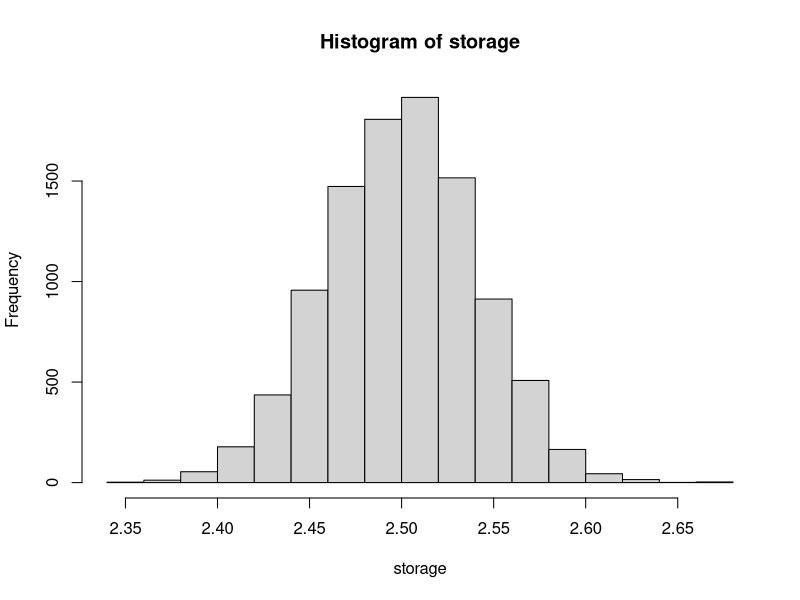
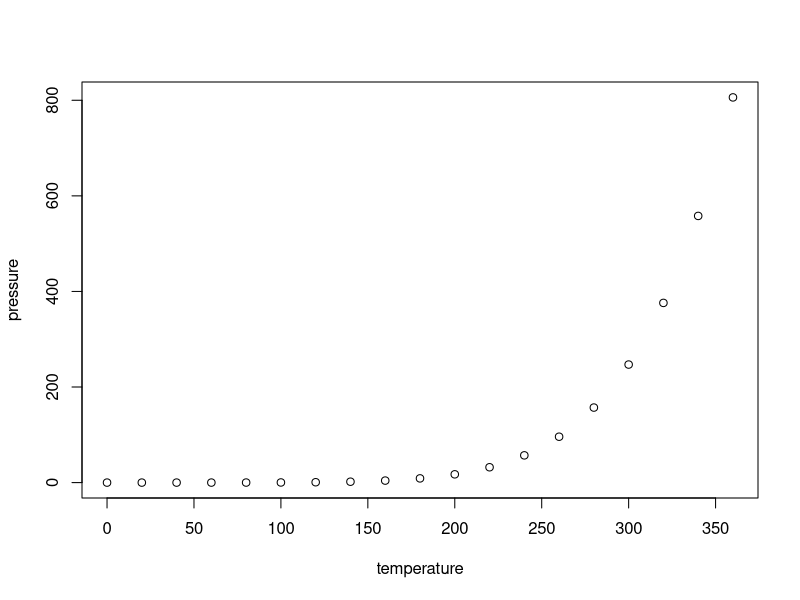

Write R code to recreate these figures, in order.
## ---- chunk 1
knitr::opts_chunk$set(echo = TRUE)
## ---- chunk 2
N <- 10 
storage <- rep(NA, N)
storage

for (i in 2:N){
  storage[i] <- i^2
  cat("i =", i, " and i^2 =", i^2, " was saved in storage[", i, "]\n")
}

storage
## ---- chunk 3
n <- 10000
Xi <- rep(seq(30, 100, length.out=n/2), each=2) #n must be even.
Yi <- 2.5 + 3*Xi + rnorm(n, 0, 1.2)
## ---- chunk 4
storage <- rep(NA, n)
for (i in 1:n){
  Xi <- rep(seq(30, 100, length.out=n/2), each=2) #n must be even.
  Yi <- 2.5 + 3*Xi + rnorm(n, 0, 1.2)
  mylm <- lm(Yi ~ Xi)
  storage[i] <- coef(mylm)[1] #intercept only
}
hist(storage)

## ---- chunk 5
plot(pressure)
